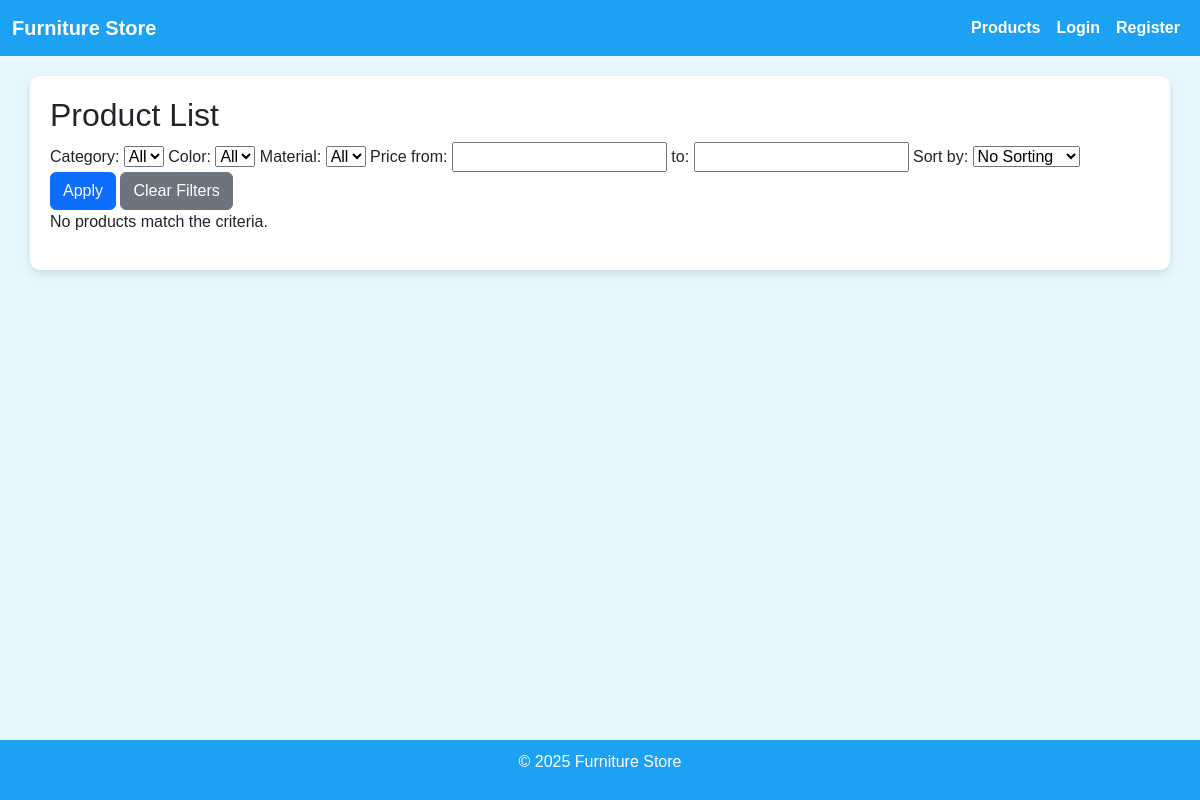
/products, run on an earlier commit of the app's database.
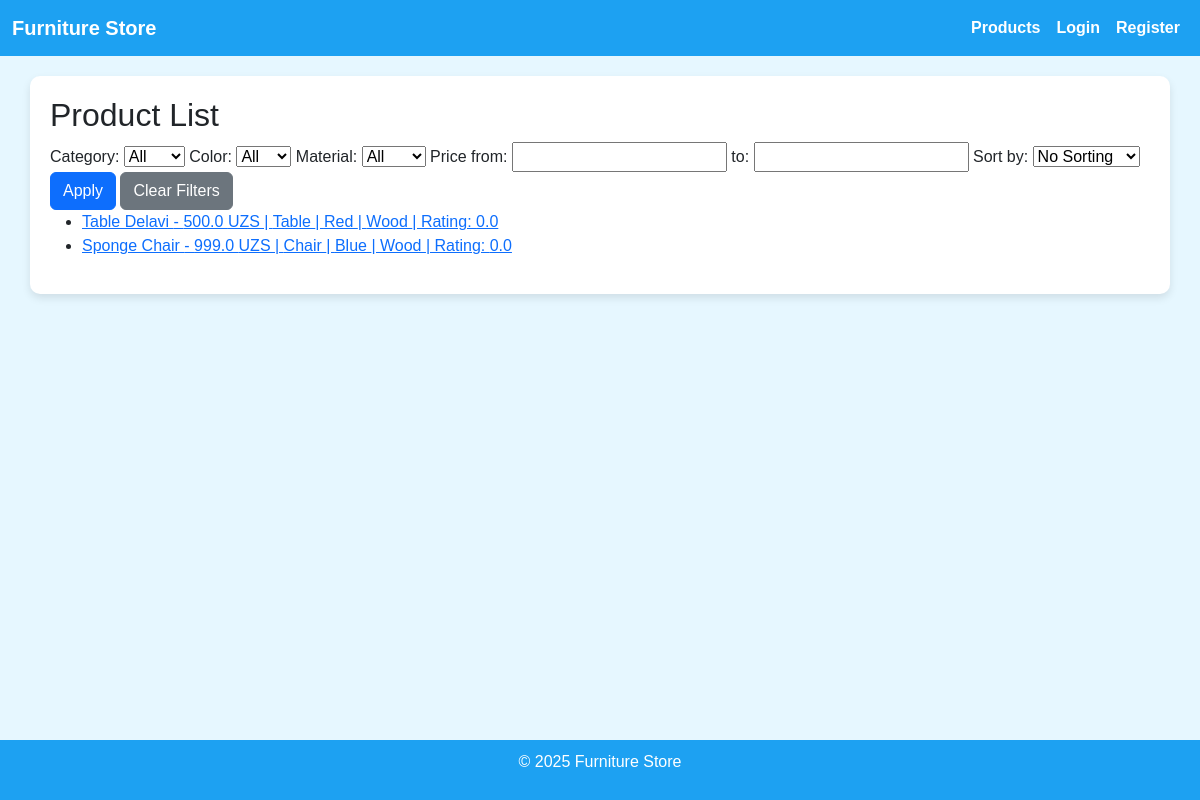
And on a later commit of the database.
### app/models.py (models this page shows, shortened)
class Product(db.Model):
    __tablename__ = 'products'
    id = db.Column(db.Integer, primary_key=True)
    name = db.Column(db.String(120), nullable=False)
    description = db.Column(db.Text, nullable=True)
    price = db.Column(db.Float, nullable=False)
    category = db.Column(db.String(50), nullable=True)
    color = db.Column(db.String(50), nullable=True)
    material = db.Column(db.String(50), nullable=True)
    image_url = db.Column(db.String(255), nullable=True)
    rating = db.Column(db.Float, default=0)
    created_at = db.Column(db.DateTime, default=datetime.utcnow)
    stock_quantity = db.Column(db.Integer, default=0)

### app/main_routes.py (the view)
@main_bp.route('/products')
def product_list():
    categories = db.session.query(Product.category).distinct().all()
    categories = [c[0] for c in categories if c[0]]
    colors = db.session.query(Product.color).distinct().all()
    colors = [c[0] for c in colors if c[0]]
    materials = db.session.query(Product.material).distinct().all()
    materials = [m[0] for m in materials if m[0]]
    selected_category = request.args.get('category')
    selected_color = request.args.get('color')
    selected_material = request.args.get('material')
    price_min = request.args.get('price_min', type=float)
    price_max = request.args.get('price_max', type=float)
    sort_by = request.args.get('sort_by')
    query = Product.query
    if selected_category:
        query = query.filter_by(category=selected_category)
    if selected_color:
        query = query.filter_by(color=selected_color)
    if selected_material:
        query = query.filter_by(material=selected_material)
    if price_min is not None:
        query = query.filter(Product.price >= price_min)
    if price_max is not None:
        query = query.filter(Product.price <= price_max)
    if sort_by == 'price':
        query = query.order_by(Product.price)
    elif sort_by == 'rating':
        query = query.order_by(Product.rating.desc())
    elif sort_by == 'created':
        query = query.order_by(Product.created_at.desc())
    products = query.all()
    return render_template('product_list.html',
                           products=products,
                           categories=categories,
                           colors=colors,
                           materials=materials,
                           selected_category=selected_category,
                           selected_color=selected_color,
                           selected_material=selected_material,
                           price_min=price_min,
                           price_max=price_max,
                           sort_by=sort_by)

### app/templates/product_list.html (shortened to what this page needs)
{% extends 'base.html' %}
{% block content %}
<h2>Product List</h2>
<form method="GET" action="{{ url_for('main_bp.product_list') }}">
    <label>Category:
        <select name="category">
            <option value="">All</option>
        </select>
    </label>
    <label>Color:
        <select name="color">
            <option value="">All</option>
        </select>
    </label>
    <label>Material:
        <select name="material">
            <option value="">All</option>
        </select>
    </label>
    <label>Price from:
        <input type="number" step="0.01" name="price_min" value="{{ price_min if price_min else '' }}">
    </label>
    <label>to:
        <input type="number" step="0.01" name="price_max" value="{{ price_max if price_max else '' }}">
    </label>
    <label>Sort by:
        <select name="sort_by">
            <option value="">No Sorting</option>
        </select>
    </label>
    <button type="submit" class="btn btn-primary">Apply</button>
    <a href="{{ url_for('main_bp.product_list') }}" class="btn btn-secondary">Clear Filters</a>
</form>
{% if products %}
<ul>
  {% for product in products %}
    <li>
      <a href="{{ url_for('main_bp.product_detail', product_id=product.id) }}">
        {{ product.name }} - {{ product.price }} UZS | {{ product.category }} | {{ product.color }} | {{ product.material }} | Rating: {{ product.rating }}
      </a>
    </li>
  {% endfor %}
</ul>
{% else %}
<p>No products match the criteria.</p>
{% endif %}
{% endblock %}

What changed in the data, as far as the page shows it:
added Product: name "Table Delavi", price "500.0", category "Table", color "Red", material "Wood", rating "0.0"
added Product: name "Sponge Chair", price "999.0", category "Chair", color "Blue", material "Wood", rating "0.0"
Also different on the page:
text no longer shown: "No products match the criteria."
